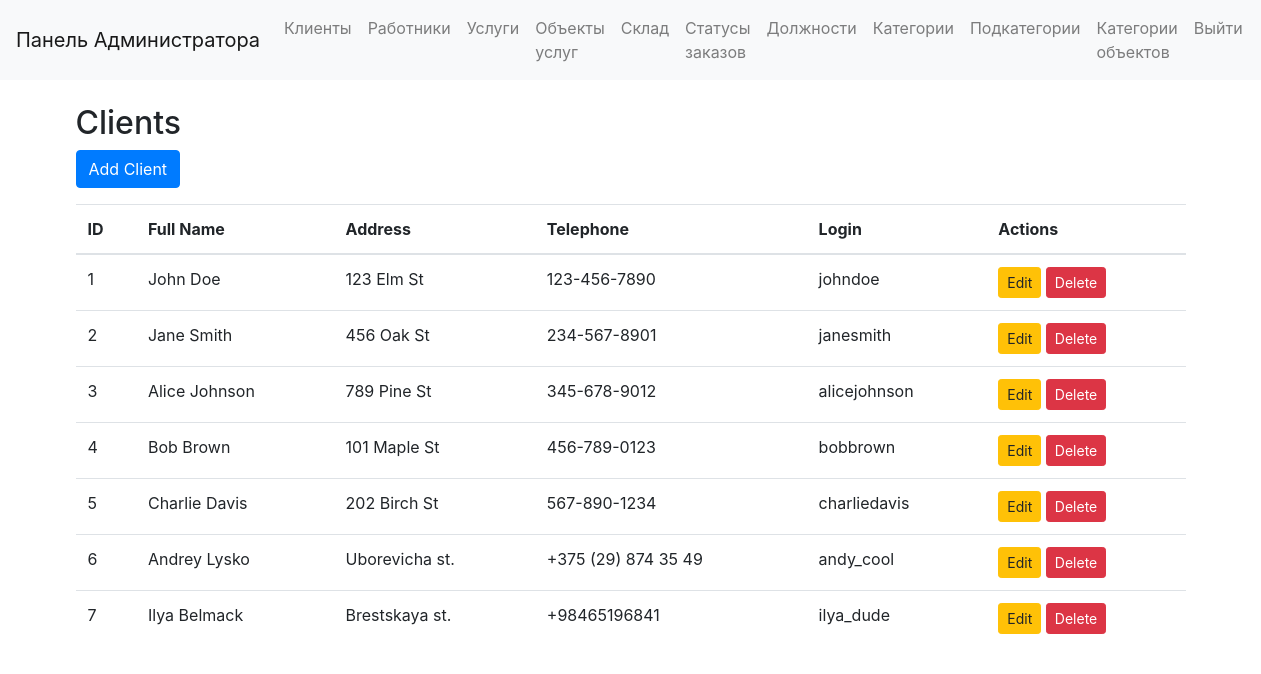
Page /admin/clients (signed in) on the earlier database version.
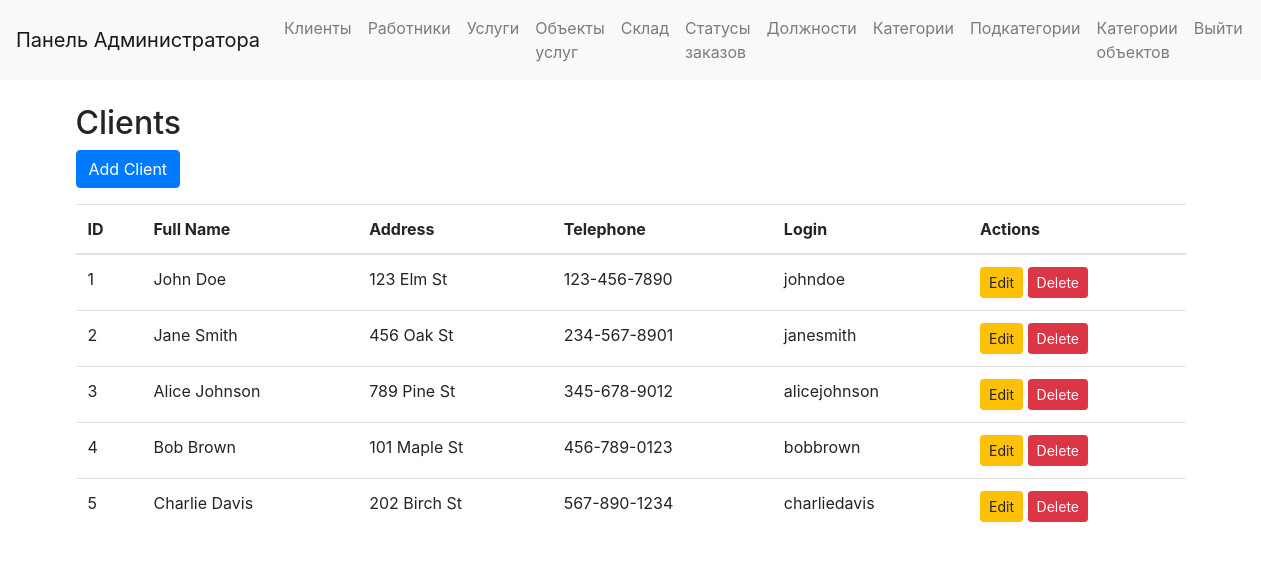
Same page on the later database version.
### app/models.py (models this page shows, shortened)
class Clients(db.Model):
    __tablename__ = 'Clients'
    id = db.Column(db.Integer, primary_key=True)
    full_name = db.Column(db.String(150), nullable=False)
    address = db.Column(db.String(250), nullable=False)
    telephone = db.Column(db.String(50), unique=True, nullable=False)
    login = db.Column(db.String(150), unique=True, nullable=False)
    password = db.Column(db.String(150), nullable=False)

### app/admin/routs.py (the view)
@admin.route('/admin/clients')
def manage_clients():
    if session.get('role') != 'admin':
        return redirect(url_for('users.login'))
    clients = Clients.query.all()
    return render_template('admin/manage_clients.html', clients=clients)

### app/templates/admin/manage_clients.html
{% extends "admin/base_admin.html" %}
{% block content %}
<h2>Clients</h2>
<a href="{{ url_for('admin.add_client') }}" class="btn btn-primary mb-3">Add Client</a>
<table class="table">
    <thead>
        <tr>
            <th>ID</th>
            <th>Full Name</th>
            <th>Address</th>
            <th>Telephone</th>
            <th>Login</th>
            <th>Actions</th>
        </tr>
    </thead>
    <tbody>
        {% for client in clients %}
        <tr>
            <td>{{ client.id }}</td>
            <td>{{ client.full_name }}</td>
            <td>{{ client.address }}</td>
            <td>{{ client.telephone }}</td>
            <td>{{ client.login }}</td>
            <td>
                <a href="{{ url_for('admin.edit_client', id=client.id) }}" class="btn btn-warning btn-sm">Edit</a>
                <a href="{{ url_for('admin.delete_client', id=client.id) }}" class="btn btn-danger btn-sm" onclick="return confirm('Are you sure you want to delete this client?');">Delete</a>
            </td>
        </tr>
        {% endfor %}
    </tbody>
</table>
{% endblock %}

### app/templates/admin/base_admin.html (shortened to what this page needs)
<!DOCTYPE html>
<html lang="en">
<head>
    <link href="https://maxcdn.bootstrapcdn.com/bootstrap/4.5.2/css/bootstrap.min.css" rel="stylesheet">
</head>
<body>
    <nav class="navbar navbar-expand-lg navbar-light bg-light">
        <a class="navbar-brand" href=#>Панель Администратора</a>
        <div class="collapse navbar-collapse" id="navbarNav">
            <ul class="navbar-nav ml-auto">
                <li class="nav-item">
                    <a class="nav-link" href="{{ url_for('admin.manage_clients') }}">Клиенты</a>
                </li>
                <li class="nav-item">
                    <a class="nav-link" href="{{ url_for('admin.manage_employees') }}">Работники</a>
                </li>
                <li class="nav-item">
                    <a class="nav-link" href="{{ url_for('admin.manage_services') }}">Услуги</a>
                </li>
                <li class="nav-item">
                    <a class="nav-link" href="{{ url_for('admin.manage_service_objects') }}">Объекты услуг</a>
                </li>
                <li class="nav-item">
                    <a class="nav-link" href="{{ url_for('admin.manage_storehouse') }}">Склад</a>
                </li>
                <li class="nav-item">
                    <a class="nav-link" href="{{ url_for('admin.manage_order_statuses') }}">Статусы заказов</a>
                </li>
                <li class="nav-item">
                    <a class="nav-link" href="{{ url_for('admin.manage_posts') }}">Должности</a>
                </li>
                <li class="nav-item">
                    <a class="nav-link" href="{{ url_for('admin.manage_categories') }}">Категории</a>
                </li>
                <li class="nav-item">
                    <a class="nav-link" href="{{ url_for('admin.manage_subcategories') }}">Подкатегории</a>
                </li>
                <li class="nav-item">
                    <a class="nav-link" href="{{ url_for('admin.manage_objectscategories') }}">Категории объектов</a>
                </li>
                <li class="nav-item">
                    <a class="nav-link" href="{{ url_for('users.logout') }}">Выйти</a>
                </li>
            </ul>
        </div>
    </nav>
    <div class="container mt-4">
        {% block content %}{% endblock %}
    </div>
</body>
</html>

Differences in the rows shown:
removed Clients: id "6", full_name "Andrey Lysko", address "Uborevicha st.", telephone "+375 (29) 874 35 49", login "andy_cool"
removed Clients: id "7", full_name "Ilya Belmack", address "Brestskaya st.", telephone "+98465196841", login "ilya_dude"
